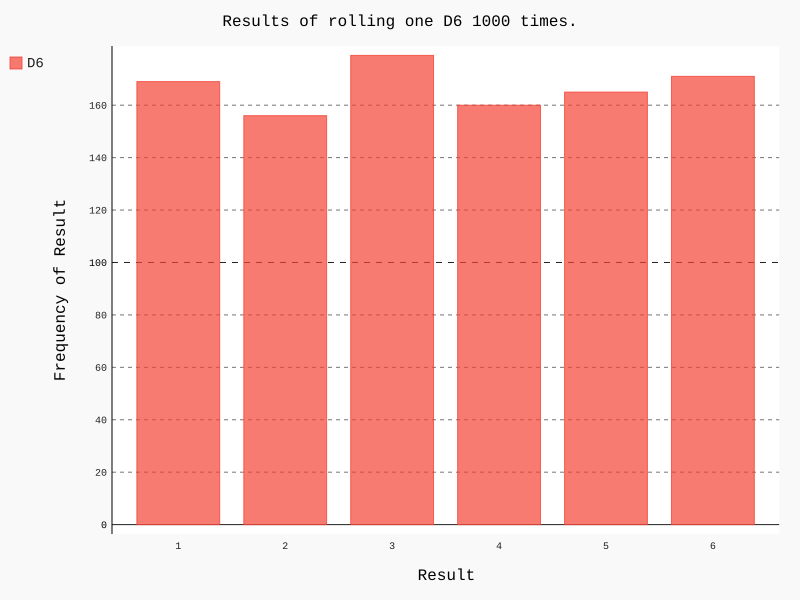

The Python source for this figure:
from die import Die
import pygal

die = Die()

results=[]

for roll_num in range(1000):
	result = die.roll()
	results.append(result)

frequencies = []
for value in range(1,die.num_sides+1):
	frequency = results.count(value)
	frequencies.append(frequency)

hist = pygal.Bar()

hist.title ="Results of rolling one D6 1000 times."
hist.x_labels =['1','2','3','4','5','6']
hist.x_title = "Result"
hist.y_title = "Frequency of Result"

hist.add('D6',frequencies)
hist.render_to_file('die_visual.svg')
